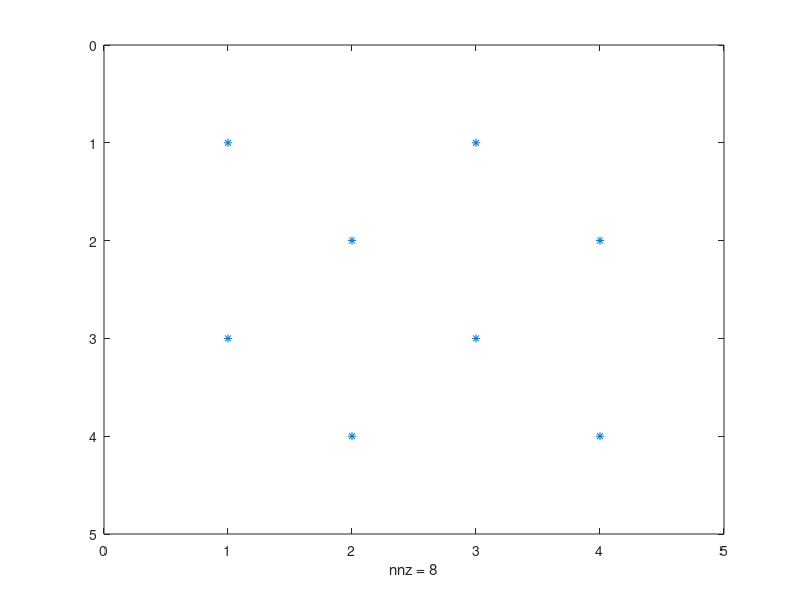

This figure's MATLAB source:
%% Construct a chessboard from a random matrix

% Define the integer n used to test several cases
n = 4;

% Generate a random matrix
A=rand(n);

% Create a zero matrix 
B=zeros(n,n);

% Create the chessboard pattern: some elements of A will be copied into B.
% Alternatively, we could have copied A and set some elements to 0

% We take elements from either odd rows and odd columns
B(1:2:n,1:2:n)=A(1:2:n,1:2:n);

% or even rows and even columns.
B(2:2:n,2:2:n)=A(2:2:n,2:2:n);

% Spy the matrix to see the structure!
spy(B);



